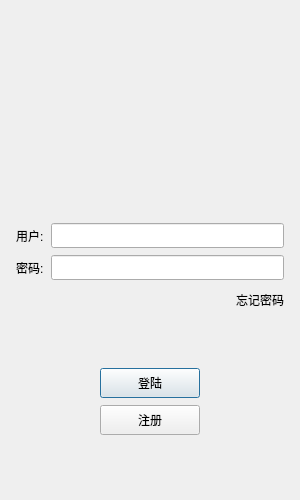
<?xml version="1.0" encoding="UTF-8"?>
<ui version="4.0">
 <class>LoginDialog</class>
 <widget class="QDialog" name="LoginDialog">
  <property name="enabled">
   <bool>true</bool>
  </property>
  <property name="geometry">
   <rect>
    <x>0</x>
    <y>0</y>
    <width>300</width>
    <height>500</height>
   </rect>
  </property>
  <property name="minimumSize">
   <size>
    <width>300</width>
    <height>500</height>
   </size>
  </property>
  <property name="maximumSize">
   <size>
    <width>300</width>
    <height>500</height>
   </size>
  </property>
  <property name="windowTitle">
   <string>Dialog</string>
  </property>
  <property name="accessibleDescription">
   <string/>
  </property>
  <layout class="QVBoxLayout" name="verticalLayout_2">
   <item>
    <layout class="QVBoxLayout" name="verticalLayout">
     <property name="spacing">
      <number>7</number>
     </property>
     <property name="leftMargin">
      <number>5</number>
     </property>
     <property name="topMargin">
      <number>5</number>
     </property>
     <property name="rightMargin">
      <number>5</number>
     </property>
     <property name="bottomMargin">
      <number>5</number>
     </property>
     <item>
      <widget class="QWidget" name="widget" native="true">
       <property name="minimumSize">
        <size>
         <width>0</width>
         <height>200</height>
        </size>
       </property>
       <widget class="QLabel" name="label_2">
        <property name="geometry">
         <rect>
          <x>40</x>
          <y>0</y>
          <width>191</width>
          <height>201</height>
         </rect>
        </property>
        <property name="text">
         <string/>
        </property>
        <property name="pixmap">
         <pixmap resource="rc.qrc">:/res/BigChat_mainicon.png</pixmap>
        </property>
        <property name="scaledContents">
         <bool>true</bool>
        </property>
        <property name="alignment">
         <set>Qt::AlignmentFlag::AlignCenter</set>
        </property>
       </widget>
      </widget>
     </item>
     <item>
      <layout class="QHBoxLayout" name="horizontalLayout">
       <item>
        <widget class="QLabel" name="label">
         <property name="minimumSize">
          <size>
           <width>0</width>
           <height>25</height>
          </size>
         </property>
         <property name="maximumSize">
          <size>
           <width>16777215</width>
           <height>25</height>
          </size>
         </property>
         <property name="text">
          <string>用户:</string>
         </property>
        </widget>
       </item>
       <item>
        <widget class="QLineEdit" name="lineEdit">
         <property name="minimumSize">
          <size>
           <width>0</width>
           <height>25</height>
          </size>
         </property>
         <property name="maximumSize">
          <size>
           <width>16777215</width>
           <height>25</height>
          </size>
         </property>
        </widget>
       </item>
      </layout>
     </item>
     <item>
      <layout class="QHBoxLayout" name="horizontalLayout_2">
       <item>
        <widget class="QLabel" name="label_3">
         <property name="minimumSize">
          <size>
           <width>0</width>
           <height>25</height>
          </size>
         </property>
         <property name="maximumSize">
          <size>
           <width>16777215</width>
           <height>25</height>
          </size>
         </property>
         <property name="text">
          <string>密码:</string>
         </property>
        </widget>
       </item>
       <item>
        <widget class="QLineEdit" name="lineEdit_2">
         <property name="minimumSize">
          <size>
           <width>0</width>
           <height>25</height>
          </size>
         </property>
         <property name="maximumSize">
          <size>
           <width>16777215</width>
           <height>25</height>
          </size>
         </property>
        </widget>
       </item>
      </layout>
     </item>
     <item>
      <layout class="QHBoxLayout" name="horizontalLayout_3">
       <item>
        <spacer name="horizontalSpacer">
         <property name="orientation">
          <enum>Qt::Orientation::Horizontal</enum>
         </property>
         <property name="sizeHint" stdset="0">
          <size>
           <width>40</width>
           <height>20</height>
          </size>
         </property>
        </spacer>
       </item>
       <item>
        <widget class="QLabel" name="forget_label">
         <property name="minimumSize">
          <size>
           <width>0</width>
           <height>25</height>
          </size>
         </property>
         <property name="maximumSize">
          <size>
           <width>16777215</width>
           <height>25</height>
          </size>
         </property>
         <property name="text">
          <string>忘记密码</string>
         </property>
        </widget>
       </item>
      </layout>
     </item>
     <item>
      <spacer name="verticalSpacer_2">
       <property name="orientation">
        <enum>Qt::Orientation::Vertical</enum>
       </property>
       <property name="sizeHint" stdset="0">
        <size>
         <width>20</width>
         <height>40</height>
        </size>
       </property>
      </spacer>
     </item>
     <item>
      <layout class="QHBoxLayout" name="horizontalLayout_4">
       <item>
        <spacer name="horizontalSpacer_2">
         <property name="orientation">
          <enum>Qt::Orientation::Horizontal</enum>
         </property>
         <property name="sizeHint" stdset="0">
          <size>
           <width>40</width>
           <height>20</height>
          </size>
         </property>
        </spacer>
       </item>
       <item>
        <widget class="QPushButton" name="pushButton">
         <property name="minimumSize">
          <size>
           <width>100</width>
           <height>30</height>
          </size>
         </property>
         <property name="text">
          <string>登陆</string>
         </property>
        </widget>
       </item>
       <item>
        <spacer name="horizontalSpacer_3">
         <property name="orientation">
          <enum>Qt::Orientation::Horizontal</enum>
         </property>
         <property name="sizeHint" stdset="0">
          <size>
           <width>40</width>
           <height>20</height>
          </size>
         </property>
        </spacer>
       </item>
      </layout>
     </item>
     <item>
      <layout class="QHBoxLayout" name="horizontalLayout_5">
       <item>
        <spacer name="horizontalSpacer_4">
         <property name="orientation">
          <enum>Qt::Orientation::Horizontal</enum>
         </property>
         <property name="sizeHint" stdset="0">
          <size>
           <width>40</width>
           <height>20</height>
          </size>
         </property>
        </spacer>
       </item>
       <item>
        <widget class="QPushButton" name="reg_btn">
         <property name="minimumSize">
          <size>
           <width>100</width>
           <height>30</height>
          </size>
         </property>
         <property name="text">
          <string>注册</string>
         </property>
        </widget>
       </item>
       <item>
        <spacer name="horizontalSpacer_5">
         <property name="orientation">
          <enum>Qt::Orientation::Horizontal</enum>
         </property>
         <property name="sizeHint" stdset="0">
          <size>
           <width>40</width>
           <height>20</height>
          </size>
         </property>
        </spacer>
       </item>
      </layout>
     </item>
     <item>
      <spacer name="verticalSpacer_3">
       <property name="orientation">
        <enum>Qt::Orientation::Vertical</enum>
       </property>
       <property name="sizeHint" stdset="0">
        <size>
         <width>20</width>
         <height>40</height>
        </size>
       </property>
      </spacer>
     </item>
    </layout>
   </item>
  </layout>
 </widget>
 <resources>
  <include location="rc.qrc"/>
 </resources>
 <connections/>
</ui>
